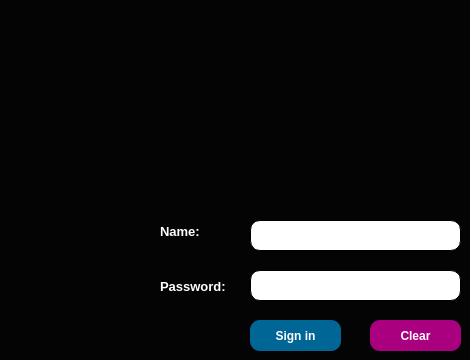
                <widget class="QWidget" name="login_tab">
                 <property name="styleSheet">
                  <string notr="true">background-color:rgb(4, 4, 4);</string>
                 </property>
                 <attribute name="title">
                  <string>Login</string>
                 </attribute>
                 <widget class="QLabel" name="hos_logo">
                  <property name="geometry">
                   <rect>
                    <x>280</x>
                    <y>50</y>
                    <width>151</width>
                    <height>151</height>
                   </rect>
                  </property>
                  <property name="text">
                   <string/>
                  </property>
                  <property name="pixmap">
                   <pixmap resource="images.qrc">:/images/images/hos_logo.png</pixmap>
                  </property>
                  <property name="alignment">
                   <set>Qt::AlignCenter</set>
                  </property>
                 </widget>
                 <widget class="QLineEdit" name="log_name">
                  <property name="geometry">
                   <rect>
                    <x>250</x>
                    <y>220</y>
                    <width>211</width>
                    <height>31</height>
                   </rect>
                  </property>
                  <property name="minimumSize">
                   <size>
                    <width>211</width>
                    <height>31</height>
                   </size>
                  </property>
                  <property name="font">
                   <font>
                    <pointsize>10</pointsize>
                    <weight>75</weight>
                    <bold>true</bold>
                   </font>
                  </property>
                  <property name="styleSheet">
                   <string notr="true">background-color: rgb(255, 255, 255);
border-style:solid;
border-radius:10px;
border-width:1px;
</string>
                  </property>
                 </widget>
                 <widget class="QLineEdit" name="log_pass">
                  <property name="geometry">
                   <rect>
                    <x>250</x>
                    <y>270</y>
                    <width>211</width>
                    <height>31</height>
                   </rect>
                  </property>
                  <property name="minimumSize">
                   <size>
                    <width>211</width>
                    <height>31</height>
                   </size>
                  </property>
                  <property name="font">
                   <font>
                    <pointsize>10</pointsize>
                    <weight>75</weight>
                    <bold>true</bold>
                   </font>
                  </property>
                  <property name="styleSheet">
                   <string notr="true">background-color: rgb(255, 255, 255);
border-style:solid;
border-radius:10px;
border-width:1px;
</string>
                  </property>
                 </widget>
                 <widget class="QLabel" name="user_labl_nam">
                  <property name="geometry">
                   <rect>
                    <x>160</x>
                    <y>225</y>
                    <width>47</width>
                    <height>13</height>
                   </rect>
                  </property>
                  <property name="font">
                   <font>
                    <pointsize>10</pointsize>
                    <weight>75</weight>
                    <bold>true</bold>
                   </font>
                  </property>
                  <property name="styleSheet">
                   <string notr="true">color: rgb(255, 255, 255);</string>
                  </property>
                  <property name="text">
                   <string>Name:</string>
                  </property>
                 </widget>
                 <widget class="QLabel" name="user_labl_pass">
                  <property name="geometry">
                   <rect>
                    <x>160</x>
                    <y>278</y>
                    <width>71</width>
                    <height>16</height>
                   </rect>
                  </property>
                  <property name="font">
                   <font>
                    <pointsize>10</pointsize>
                    <weight>75</weight>
                    <bold>true</bold>
                   </font>
                  </property>
                  <property name="styleSheet">
                   <string notr="true">color: rgb(255, 255, 255);</string>
                  </property>
                  <property name="text">
                   <string>Password:</string>
                  </property>
                 </widget>
                 <widget class="QPushButton" name="signin_btn">
                  <property name="geometry">
                   <rect>
                    <x>250</x>
                    <y>320</y>
                    <width>91</width>
                    <height>31</height>
                   </rect>
                  </property>
                  <property name="font">
                   <font>
                    <pointsize>9</pointsize>
                    <weight>75</weight>
                    <bold>true</bold>
                   </font>
                  </property>
                  <property name="styleSheet">
                   <string notr="true">QPushButton{
background-color: rgb(0, 102, 150);
color:white;
border-style:outset;
border-radius:10px;
}

QPushButton::pressed{
background-color: rgb(255, 255, 255);
color: rgb(0, 102, 150);
 border-style:inset;

}</string>
                  </property>
                  <property name="text">
                   <string>Sign in</string>
                  </property>
                 </widget>
                 <widget class="QPushButton" name="sign_clr_btn">
                  <property name="geometry">
                   <rect>
                    <x>370</x>
                    <y>320</y>
                    <width>91</width>
                    <height>31</height>
                   </rect>
                  </property>
                  <property name="font">
                   <font>
                    <pointsize>9</pointsize>
                    <weight>75</weight>
                    <bold>true</bold>
                   </font>
                  </property>
                  <property name="styleSheet">
                   <string notr="true">QPushButton{
background-color: rgb(170, 0, 127);
color:white;
border-style:outset;
border-radius:10px;
}

QPushButton::pressed{
background-color: rgb(255, 255, 255);
color: rgb(170, 0, 127);
 border-style:inset;

}</string>
                  </property>
                  <property name="text">
                   <string>Clear</string>
                  </property>
                 </widget>
                </widget>
